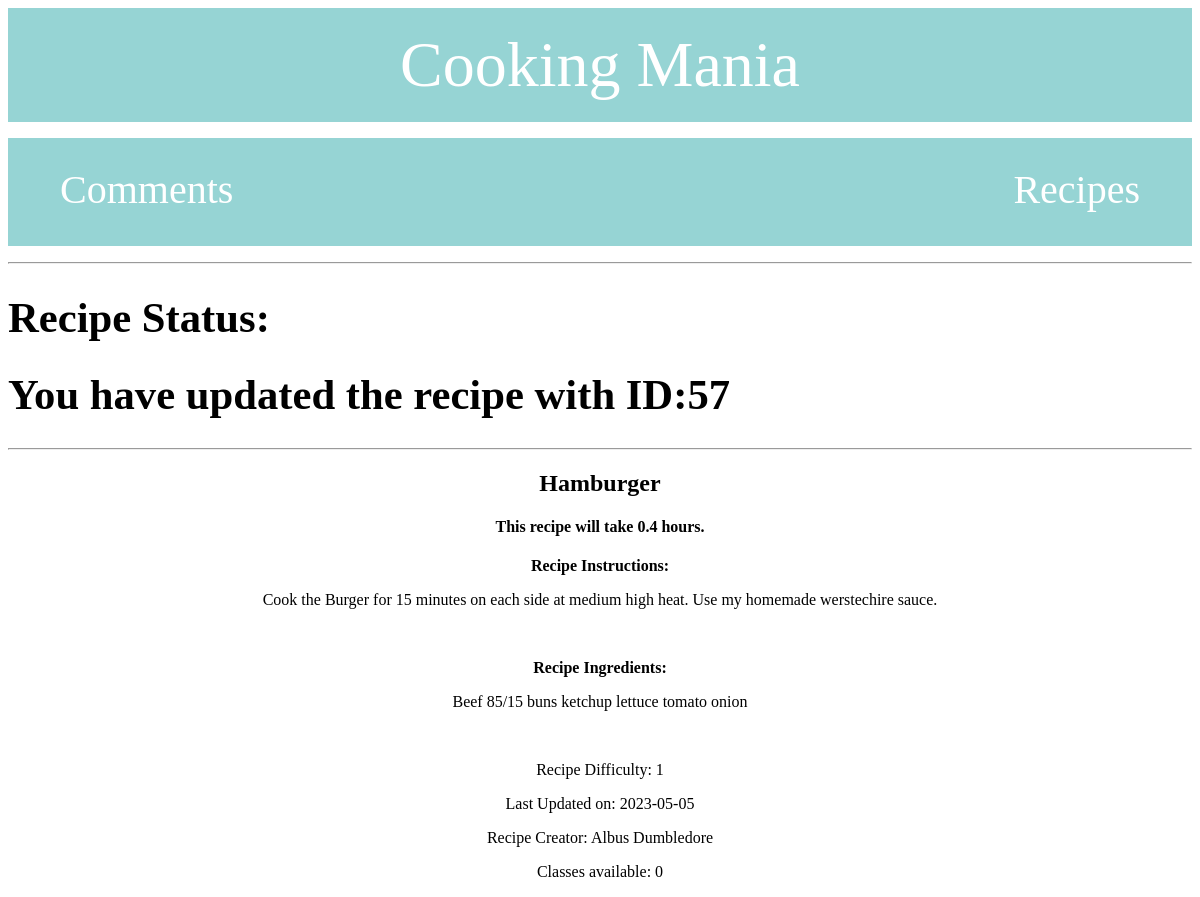
Page /edit_recipe_sql.php?recipe_id=57 on the committed database.
### tables this page shows
CREATE TABLE `recipes` (
  `Recipe_ID` int(11) NOT NULL,
  `Recipe_name` varchar(255) DEFAULT NULL,
  `Recipe_time` varchar(255) DEFAULT NULL,
  `Recipe_level` int(11) DEFAULT NULL,
  `Recipe_instructions` mediumtext DEFAULT NULL,
  `Recipe_Ingredients` text NOT NULL,
  `last_update_date` date DEFAULT NULL,
  `User_ID` int(11) DEFAULT NULL
);

CREATE TABLE `users` (
  `User_ID` int(11) NOT NULL,
  `User_type` int(11) DEFAULT NULL,
  `User_fname` varchar(255) DEFAULT NULL,
  `User_lname` varchar(255) DEFAULT NULL,
  `User_email` varchar(255) DEFAULT NULL,
  `User_phonenumber` varchar(255) DEFAULT NULL,
  `User_password` varchar(255) DEFAULT NULL
);

### edit_recipe_sql.php (the view, shortened to what this page needs)
<!DOCTYPE html>
<html lang="en">
<head>
</head>
<body>
    <?php include "navbar.php"?>
    <hr />
    <h1> Recipe Status: </h1>
    <?php
      $server_name = "localhost";
      $user_name = "root";
      $password = "";
      $database_name = "CookingMania";
      $connection = new mysqli($server_name, $user_name, $password, $database_name);
      $Recipe_ID = ($_REQUEST['recipe_id']);
      $user_type = $_SESSION['User_type'];
      if( $user_type != 3){
        Print '<h1>'.' You have updated the recipe with ID:'. $Recipe_ID. ' </h1>';
        $result = mysqli_query($connection, "SELECT * FROM Recipes WHERE Recipe_ID=$Recipe_ID");
        $recipe = mysqli_fetch_array($result);
        Print '<hr />';
        Print '<h2 align="center">'. $recipe['Recipe_name'] . "</h2>";
        Print '<h4 align="center">'. "This recipe will take " . $recipe["Recipe_time"]. " hours. ". "</h4>";
        Print '<p align="center"  > <b>'. " Recipe Instructions: ". "</b></p>";
        Print '<p align="center" style="width: 100%">'. $recipe["Recipe_instructions"]. "</p>";
        Print "<br />";
        Print '<p align="center"  > <b>'. " Recipe Ingredients: ". "</b></p>";
        Print '<p align="center" style="width: 100%">'. $recipe["Recipe_Ingredients"]. "</p>";
        Print "<br />";
        Print '<p align="center">'. "Recipe Difficulty: ". $recipe["Recipe_level"].'</p>';
        Print '<p align="center">'. "Last Updated on: ". $recipe["last_update_date"].'</p>';
        $name = mysqli_query($connection, "SELECT * FROM Users WHERE User_ID = ".$recipe["User_ID"]." ");
        $name_res = mysqli_fetch_array($name);
        Print '<p align="center">'. "Recipe Creator: ". $name_res["User_fname"]. " ".$name_res["User_lname"] .'</p>';
        $class = mysqli_query($connection, "SELECT * FROM Classes WHERE Recipe_ID = ".$recipe["Recipe_ID"]." ");
        $class_num = mysqli_num_rows($class);
        Print '<p align="center">'. "Classes available: ". $class_num .'</p>';
      }
      else{
        Print '<h1>'.' You do not have permissions to make recipes.'. ' </h1>';
      }
      ?>
  </body>

### css/styles.css (style rules this page uses)
* { font-family: "Comic Sans MS"; caret-color: transparent; }
h1 { font-size: 32pt; }

### rows in the picture
recipes: Recipe_name "Hamburger", Recipe_time "0.4", Recipe_instructions "Cook the Burger for 15 minutes on each side at medium high heat. Use my homemade werstechire sauce.", Recipe_Ingredients "Beef 85/15 buns ketchup lettuce tomato onion", Recipe_level "1", last_update_date "2023-05-05"
users: User_fname "Albus", User_lname "Dumbledore"

### other values in the picture
$Recipe_ID "57"
$class_num "0"
